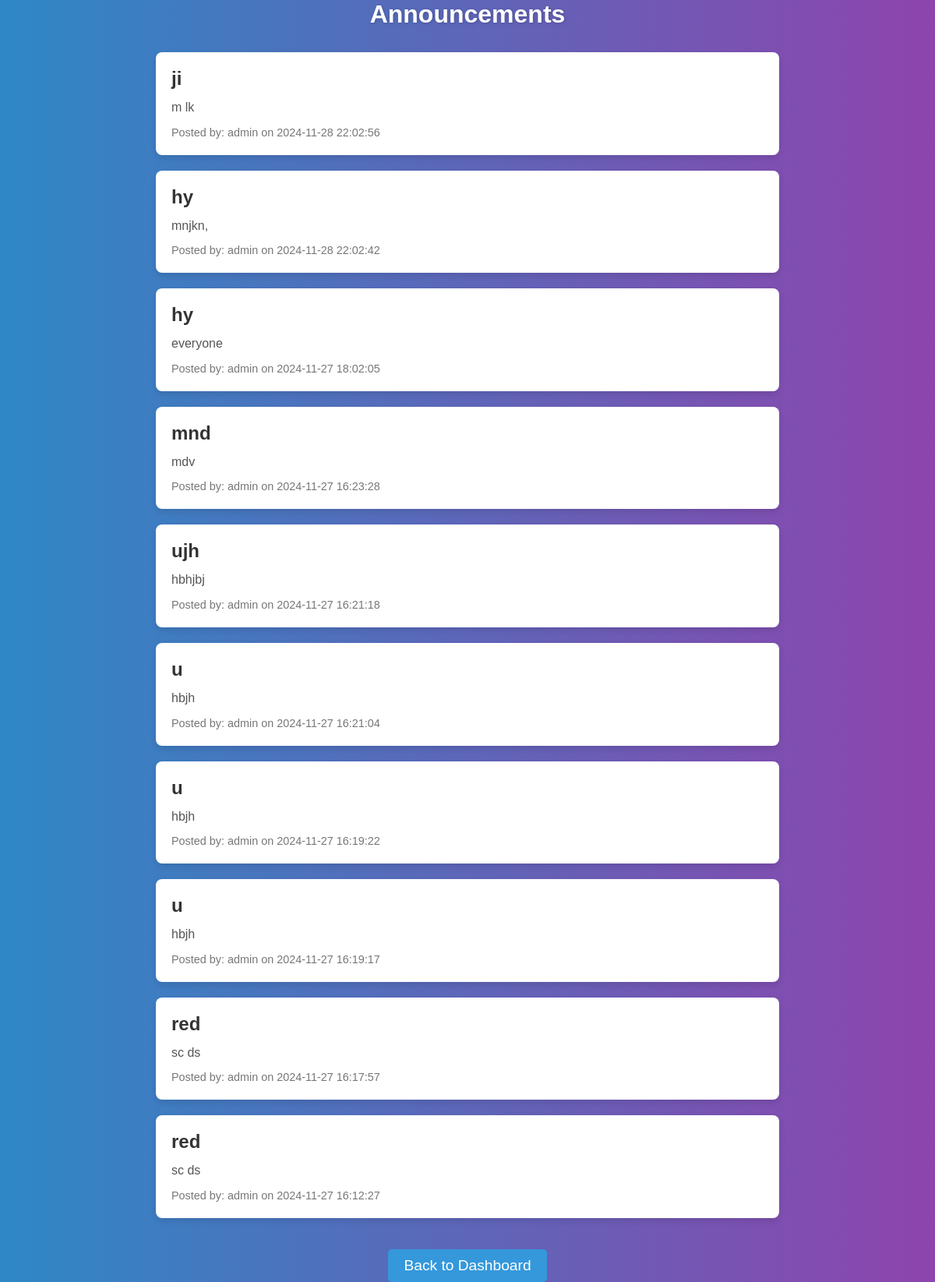
The app's page /announcements.php with its own data.
### tables this page shows
CREATE TABLE `announcements` (
  `announcement_id` int(11) NOT NULL,
  `title` varchar(100) DEFAULT NULL,
  `content` text DEFAULT NULL,
  `created_by` int(11) DEFAULT NULL,
  `created_at` timestamp NOT NULL DEFAULT current_timestamp()
);

CREATE TABLE `users` (
  `user_id` int(11) NOT NULL,
  `first_name` varchar(50) DEFAULT NULL,
  `last_name` varchar(50) DEFAULT NULL,
  `email` varchar(100) DEFAULT NULL,
  `password` varchar(255) DEFAULT NULL,
  `role` enum('Admin','Teacher','Student') NOT NULL,
  `created_at` timestamp NOT NULL DEFAULT current_timestamp()
);

### announcements.php (the view, shortened to what this page needs)
<!DOCTYPE html>
<html lang="en">
<head>
    <link rel="stylesheet" href="announcements.css">
</head>
<body>
<?php
require 'db_connection.php';
$announcements = $conn->query("
    SELECT Announcements.title, Announcements.content, Users.first_name, Users.last_name, Announcements.created_at
    FROM Announcements
    JOIN Users ON Announcements.created_by = Users.user_id
    WHERE Users.role IN ('Admin', 'Teacher')
    ORDER BY Announcements.created_at DESC
");
?>
<h2>Announcements</h2>
<?php if ($announcements->num_rows > 0): ?>
    <ul>
        <?php while ($announcement = $announcements->fetch_assoc()): ?>
            <li>
                <h3><?= $announcement['title'] ?></h3>
                <p><?= $announcement['content'] ?></p>
                <small>Posted by: <?= $announcement['first_name'] ?> on <?= $announcement['created_at'] ?></small>
            </li>
        <?php endwhile; ?>
    </ul>
<?php else: ?>
    <p>No announcements available.</p>
<?php endif; ?>
<a href="student_dashboard.php">Back to Dashboard</a>
</body>
</html>

### announcements.css (style rules this page uses)
* { margin: 0; padding: 0; box-sizing: border-box; }
body { font-family: Arial, sans-serif; margin: 0; padding: 0; display: flex; flex-direction: column; align-items: center; height: 100vh; background: linear-gradient(to right, #2e88c5, #8e44ad); color: #333; }
h2 { text-align: center; color: #ffffff; font-size: 2em; margin-bottom: 30px; text-shadow: 1px 1px 4px rgba(0, 0, 0, 0.2); }
ul { list-style: none; width: 100%; max-width: 800px; padding: 0; margin: 0 auto; }
ul li { background-color: #ffffff; padding: 20px; margin-bottom: 20px; border-radius: 8px; box-shadow: 0 4px 8px rgba(0, 0, 0, 0.1); transition: all 0.3s ease; }
h3 { font-size: 1.5em; color: #333; margin-bottom: 10px; }
p { font-size: 1em; line-height: 1.6; margin-bottom: 10px; color: #555; }
small { font-size: 0.9em; color: #777; }
a { display: inline-block; padding: 10px 20px; background-color: #3498db; color: #fff; text-decoration: none; font-size: 1.2em; border-radius: 5px; text-align: center; transition: background-color 0.3s ease, transform 0.2s ease; margin-top: 20px; }

### records on screen
announcements: title "ji", content "m lk", created_by.first_name "admin", created_at "2024-11-28 22:02:56"
announcements: title "hy", content "mnjkn,", created_by.first_name "admin", created_at "2024-11-28 22:02:42"
announcements: title "hy", content "everyone", created_by.first_name "admin", created_at "2024-11-27 18:02:05"
announcements: title "mnd", content "mdv", created_by.first_name "admin", created_at "2024-11-27 16:23:28"
announcements: title "ujh", content "hbhjbj", created_by.first_name "admin", created_at "2024-11-27 16:21:18"
announcements: title "u", content "hbjh", created_by.first_name "admin", created_at "2024-11-27 16:21:04"
announcements: title "u", content "hbjh", created_by.first_name "admin", created_at "2024-11-27 16:19:22"
announcements: title "u", content "hbjh", created_by.first_name "admin", created_at "2024-11-27 16:19:17"
announcements: title "red", content "sc ds", created_by.first_name "admin", created_at "2024-11-27 16:17:57"
announcements: title "red", content "sc ds", created_by.first_name "admin", created_at "2024-11-27 16:12:27"
